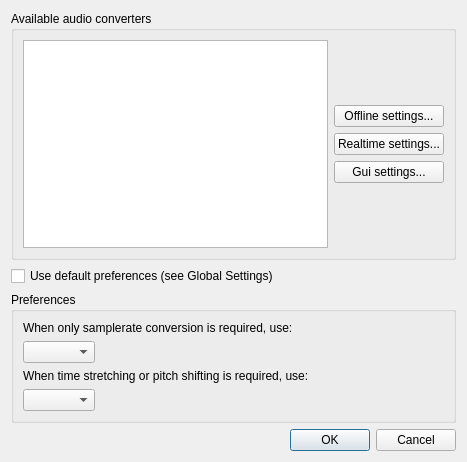
<?xml version="1.0" encoding="UTF-8"?>
<ui version="4.0">
 <class>AudioConverterSettingsBase</class>
 <widget class="QDialog" name="AudioConverterSettingsBase">
  <property name="geometry">
   <rect>
    <x>0</x>
    <y>0</y>
    <width>467</width>
    <height>462</height>
   </rect>
  </property>
  <property name="windowTitle">
   <string>Audio Converter Settings</string>
  </property>
  <layout class="QVBoxLayout" name="verticalLayout_2">
   <item>
    <widget class="QGroupBox" name="groupBox">
     <property name="title">
      <string>Available audio converters</string>
     </property>
     <layout class="QVBoxLayout" name="verticalLayout_3">
      <item>
       <layout class="QHBoxLayout" name="horizontalLayout_5">
        <item>
         <widget class="QListWidget" name="converterList"/>
        </item>
        <item>
         <layout class="QVBoxLayout" name="verticalLayout">
          <item>
           <spacer name="verticalSpacer_2">
            <property name="orientation">
             <enum>Qt::Vertical</enum>
            </property>
            <property name="sizeHint" stdset="0">
             <size>
              <width>20</width>
              <height>40</height>
             </size>
            </property>
           </spacer>
          </item>
          <item>
           <layout class="QHBoxLayout" name="horizontalLayout_4">
            <item>
             <widget class="QPushButton" name="offlineSettingsButton">
              <property name="text">
               <string>Offline settings...</string>
              </property>
             </widget>
            </item>
           </layout>
          </item>
          <item>
           <layout class="QHBoxLayout" name="horizontalLayout_3">
            <item>
             <widget class="QPushButton" name="realtimeSettingsButton">
              <property name="text">
               <string>Realtime settings...</string>
              </property>
             </widget>
            </item>
           </layout>
          </item>
          <item>
           <layout class="QHBoxLayout" name="horizontalLayout_2">
            <item>
             <widget class="QPushButton" name="guiSettingsButton">
              <property name="text">
               <string>Gui settings...</string>
              </property>
             </widget>
            </item>
           </layout>
          </item>
          <item>
           <spacer name="verticalSpacer">
            <property name="orientation">
             <enum>Qt::Vertical</enum>
            </property>
            <property name="sizeHint" stdset="0">
             <size>
              <width>20</width>
              <height>40</height>
             </size>
            </property>
           </spacer>
          </item>
         </layout>
        </item>
       </layout>
      </item>
     </layout>
    </widget>
   </item>
   <item>
    <widget class="QCheckBox" name="useDefaultPreferences">
     <property name="text">
      <string>Use default preferences (see Global Settings)</string>
     </property>
    </widget>
   </item>
   <item>
    <widget class="QGroupBox" name="preferencesGroup">
     <property name="title">
      <string>Preferences</string>
     </property>
     <layout class="QVBoxLayout" name="verticalLayout_4">
      <item>
       <widget class="QLabel" name="label">
        <property name="sizePolicy">
         <sizepolicy hsizetype="Preferred" vsizetype="Fixed">
          <horstretch>0</horstretch>
          <verstretch>0</verstretch>
         </sizepolicy>
        </property>
        <property name="text">
         <string>When only samplerate conversion is required, use:</string>
        </property>
        <property name="wordWrap">
         <bool>true</bool>
        </property>
       </widget>
      </item>
      <item>
       <layout class="QHBoxLayout" name="horizontalLayout_7">
        <item>
         <widget class="QComboBox" name="sampleratePreferenceComboBox"/>
        </item>
        <item>
         <spacer name="horizontalSpacer_5">
          <property name="orientation">
           <enum>Qt::Horizontal</enum>
          </property>
          <property name="sizeHint" stdset="0">
           <size>
            <width>40</width>
            <height>20</height>
           </size>
          </property>
         </spacer>
        </item>
       </layout>
      </item>
      <item>
       <widget class="QLabel" name="label_2">
        <property name="sizePolicy">
         <sizepolicy hsizetype="Preferred" vsizetype="Fixed">
          <horstretch>0</horstretch>
          <verstretch>0</verstretch>
         </sizepolicy>
        </property>
        <property name="text">
         <string>When time stretching or pitch shifting is required, use:</string>
        </property>
        <property name="wordWrap">
         <bool>true</bool>
        </property>
       </widget>
      </item>
      <item>
       <layout class="QHBoxLayout" name="horizontalLayout_6">
        <item>
         <widget class="QComboBox" name="shiftingPreferenceComboBox"/>
        </item>
        <item>
         <spacer name="horizontalSpacer_6">
          <property name="orientation">
           <enum>Qt::Horizontal</enum>
          </property>
          <property name="sizeHint" stdset="0">
           <size>
            <width>40</width>
            <height>20</height>
           </size>
          </property>
         </spacer>
        </item>
       </layout>
      </item>
     </layout>
    </widget>
   </item>
   <item>
    <layout class="QHBoxLayout" name="horizontalLayout">
     <item>
      <spacer name="horizontalSpacer">
       <property name="orientation">
        <enum>Qt::Horizontal</enum>
       </property>
       <property name="sizeHint" stdset="0">
        <size>
         <width>40</width>
         <height>20</height>
        </size>
       </property>
      </spacer>
     </item>
     <item>
      <widget class="QPushButton" name="OKButton">
       <property name="sizePolicy">
        <sizepolicy hsizetype="Minimum" vsizetype="Fixed">
         <horstretch>0</horstretch>
         <verstretch>0</verstretch>
        </sizepolicy>
       </property>
       <property name="text">
        <string>OK</string>
       </property>
       <property name="default">
        <bool>true</bool>
       </property>
      </widget>
     </item>
     <item>
      <widget class="QPushButton" name="cancelButton">
       <property name="text">
        <string>Cancel</string>
       </property>
      </widget>
     </item>
    </layout>
   </item>
  </layout>
 </widget>
 <resources/>
 <connections/>
</ui>
